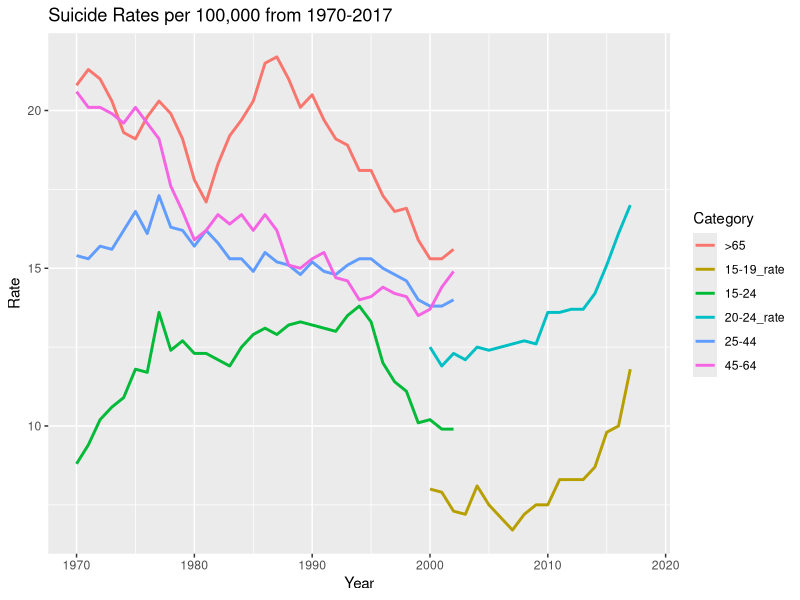
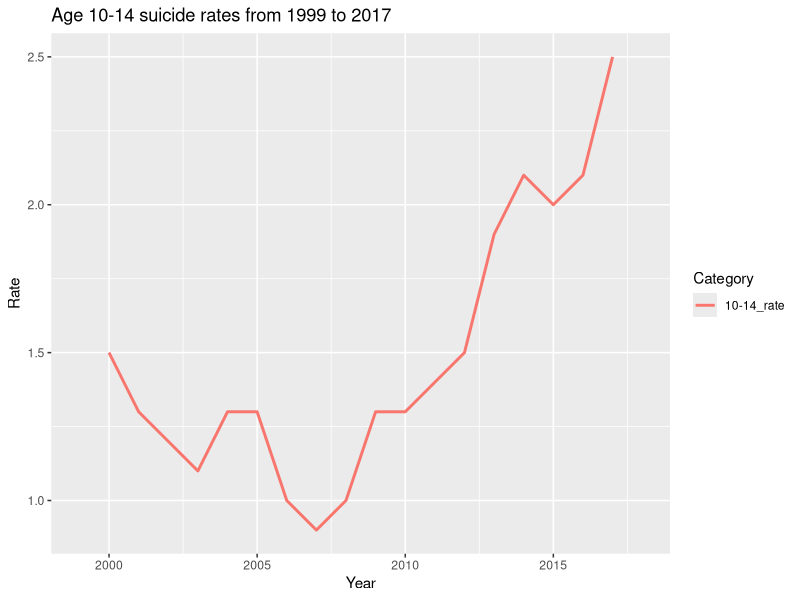
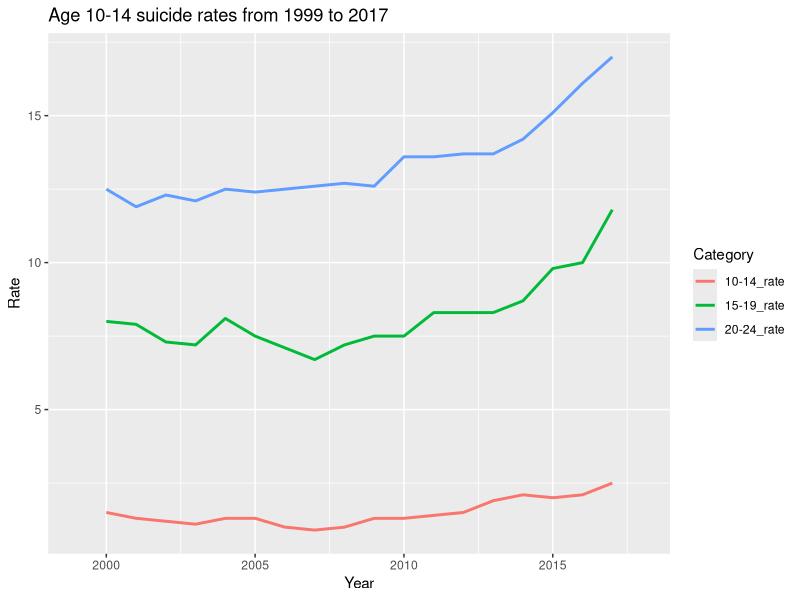
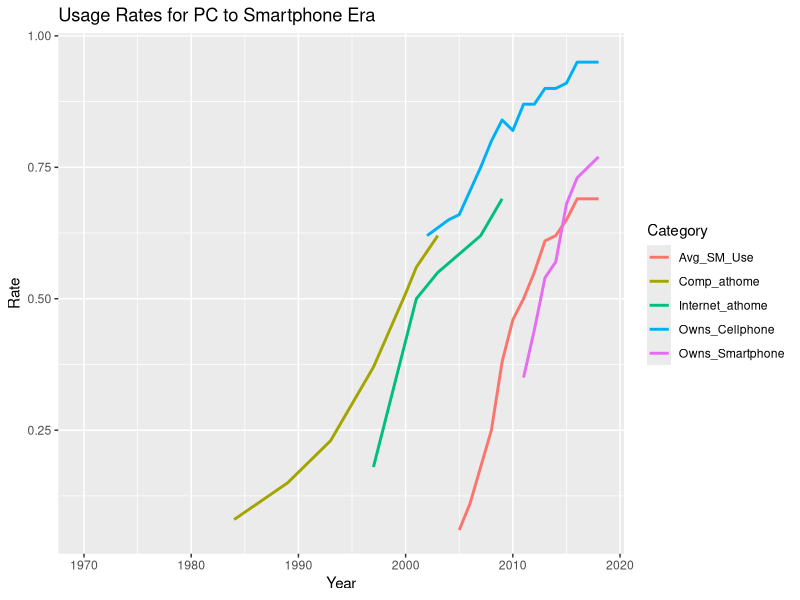
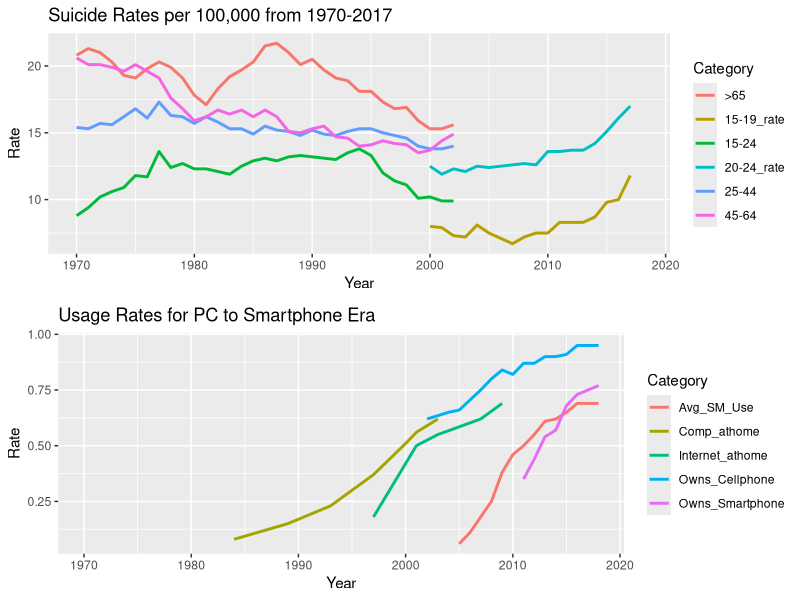
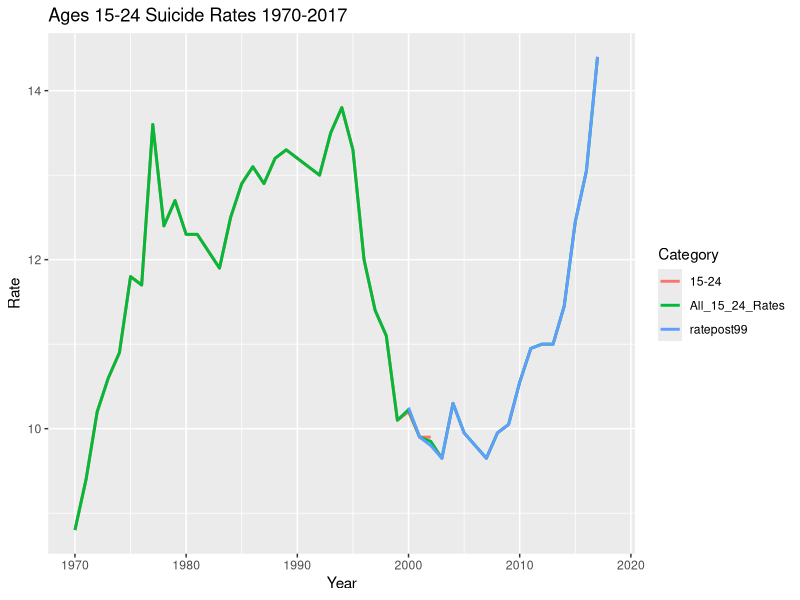
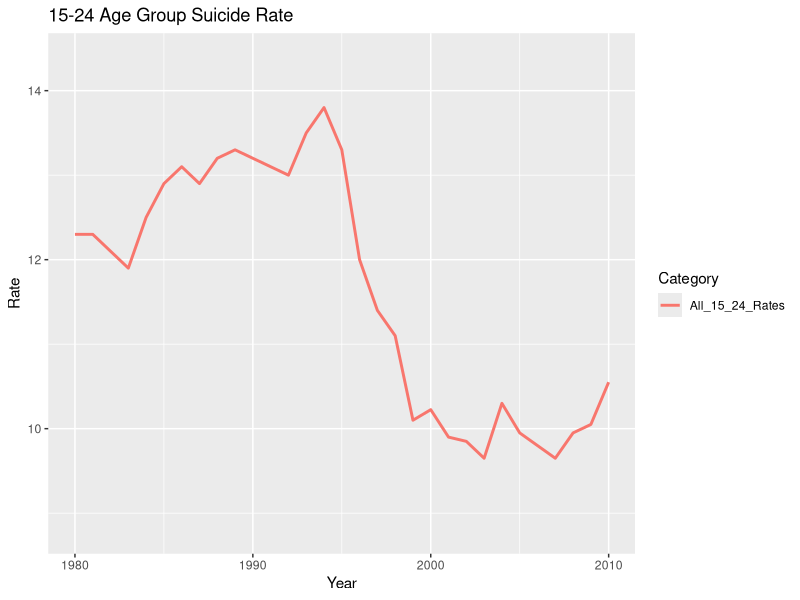
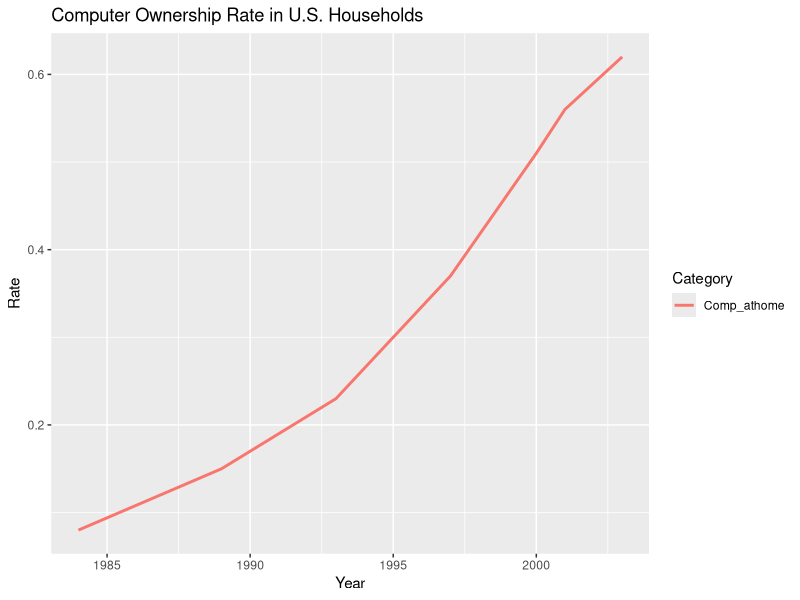

Recreate these plots in R, in order.
## ---- chunk 1
# installing the required packages

if(!require(readxl)) install.packages("readxl", repos = "http://cran.us.r-project.org")
if(!require(tidyverse)) install.packages("tidyverse", repos = "http://cran.us.r-project.org")
if(!require(caret)) install.packages("caret", repos = "http://cran.us.r-project.org")
if(!require(gridExtra)) install.packages("gridExtra", repos = "http://cran.us.r-project.org")

# importing the wide dataset and creating the tidy dataset
getwd()
wide <- read_excel("wide_1-7-20.xlsx", col_types = "numeric")
wide <- round(wide,2)
tidy <- gather(wide, "Category", "Rate", -1, na.rm = TRUE)
tidy$Category <- as.character(tidy$Category)
tidy$Rate <- as.numeric(tidy$Rate)
str(tidy)
str(wide)

# the tidy dataset

head(tidy, n = 10)
colnames(tidy)
dim(tidy)

# the wide dataset

head(wide, n = 10)
colnames(wide)
dim(wide)

## ---- chunk 2
# Plotting suicide rates to begin analysis

a_plot <- tidy %>% 
  filter(Category %in% c("15-19_rate", "20-24_rate", "15-24", "25-44", "45-64", ">65")) %>%
           ggplot(aes(x = Year, y = Rate, color = Category)) +
           geom_line(size = 1) + 
  ggtitle("Suicide Rates per 100,000 from 1970-2017") + 
  xlim(1970,2018)
a_plot
## ---- chunk 3

# plotting just the 10-14 rate

a_1plot <- tidy %>% 
  filter(Category %in% c("10-14_rate")) %>%
           ggplot(., aes(x = Year, y = Rate, color = Category)) +
           geom_line(size = 1) + 
  ggtitle("Age 10-14 suicide rates from 1999 to 2017") + 
  xlim(1999,2018)
a_1plot

# plotting the 10-14, 15-19, and 20-24 suicide rates post 1999

a_2plot <- tidy %>% 
  filter(Category %in% c("10-14_rate", "15-19_rate", "20-24_rate")) %>%
           ggplot(., aes(x = Year, y = Rate, color = Category)) +
           geom_line(size = 1) + 
  ggtitle("Age 10-14 suicide rates from 1999 to 2017") + 
  xlim(1999,2018)
a_2plot

## ---- chunk 4

# plotting usage rates for all electronic media types

b_plot <- tidy %>% 
  filter(Category %in% c("Owns_Cellphone", "Owns_Smartphone", "Avg_SM_Use", "Comp_athome", "Internet_athome")) %>%
           ggplot(aes(x = Year, y = Rate, color = Category)) +
           geom_line(size = 1) +
  ggtitle("Usage Rates for PC to Smartphone Era") +
  xlim(1970, 2018)
b_plot

## ---- chunk 5
# arranging plots for comparison

grid.arrange(a_plot,b_plot)

## ---- chunk 6
# combining the 2 15-24 vectors to one

ratepost99 <- (wide$`15-19_rate` + wide$`20-24_rate`)/2
wide <- cbind(wide, ratepost99)

a <- wide$`15-24`
a
b <- wide$`ratepost99`
b
c <- data.frame(a,b)
c[['d']] <- rowMeans(c,na.rm=TRUE)
c
c <- as.tibble(c[,3])
colnames(c) <- c("All_15_24_Rates")
wide <- cbind(wide, c)
dim(wide)
wide$All_15_24_Rates

# adding the new column to the tidy dataset

tidy <- gather(wide, "Category","Rate", -1, na.rm=TRUE)
colnames(wide)

# plotting the new column with the 2 original 15-24 columns

d_plot <- tidy %>% 
  filter(Category %in% c("15-24", "ratepost99", "All_15_24_Rates")) %>%
           ggplot(aes(x = Year, y = Rate, color = Category)) +
           geom_line(size = 1) +
  ggtitle("Ages 15-24 Suicide Rates 1970-2017") +
  xlim(1970, 2018)
d_plot

## ---- chunk 7
# calculating correlation for home computer ownership and 15-24 suicide rate

cor(wide$All_15_24_Rates,wide$Comp_athome, use = "pairwise.complete.obs")

# plotting just 15-24 S.R. 

e_plot <- tidy %>% 
  filter(Category %in% c("All_15_24_Rates")) %>%
           ggplot(aes(x = Year, y = Rate, color = Category)) +
           geom_line(size = 1) + 
  ggtitle("15-24 Age Group Suicide Rate") + 
  xlim(1980,2010)
e_plot

# plotting just computer ownership

f_plot <- tidy %>% 
  filter(Category %in% c("Comp_athome")) %>%
           ggplot(aes(x = Year, y = Rate, color = Category)) +
           geom_line(size = 1) + 
  ggtitle("Computer Ownership Rate in U.S. Households")
f_plot

# arranging plots for comparison

grid.arrange(e_plot, f_plot)

# computing linear regression statistics for these variables

fit1 <- wide %>% lm(All_15_24_Rates ~ Comp_athome, data = .)
summary(fit1)

## ---- chunk 8
# calculating correlation for household internet access rate and 15-24 suicide rate

cor(wide$All_15_24_Rates,wide$Internet_athome, use = "pairwise.complete.obs")

# plotting just 15-24 S.R. 

g_plot <- tidy %>% 
  filter(Category %in% c("All_15_24_Rates")) %>%
           ggplot(aes(x = Year, y = Rate, color = Category)) +
           geom_line(size = 1) + 
  ggtitle("15-24 Age Group Suicide Rate") + 
  xlim(1995,2010)
g_plot

# plotting just household internet access rate

h_plot <- tidy %>% 
  filter(Category %in% c("Internet_athome")) %>%
           ggplot(aes(x = Year, y = Rate, color = Category)) +
           geom_line(size = 1) + 
  ggtitle("Internet Access Rate in U.S. Households") +
  xlim(1995,2010)
h_plot

# arranging plots for comparison

grid.arrange(g_plot, h_plot)

# computing linear regression statistics for these variables

fit2 <- wide %>% lm(All_15_24_Rates ~ Internet_athome, data = .)
summary(fit2)

## ---- chunk 9
# calculating correlation for cell phone ownership and 15-24 suicide rate

cor(wide$`All_15_24_Rates`,wide$Owns_Cellphone, use = "pairwise.complete.obs")

# plotting just 15-24 S.R. 

i_plot <- tidy %>% 
  filter(Category %in% c("All_15_24_Rates")) %>%
           ggplot(aes(x = Year, y = Rate, color = Category)) +
           geom_line(size = 1) + 
  ggtitle("15-24 Age Group Suicide Rate") + 
  xlim(2000,2020)
i_plot

# plotting just adult average cell phone ownership

j_plot <- tidy %>% 
  filter(Category %in% c("Owns_Cellphone")) %>%
           ggplot(aes(x = Year, y = Rate, color = Category)) +
           geom_line(size = 1) + 
  ggtitle("Average U.S. Cell Phone Ownership") +
  xlim(2000,2020)
j_plot

# arranging plots for comparison

grid.arrange(i_plot, j_plot)

# computing linear regression statistics for these variables

fit3 <- wide %>% lm(All_15_24_Rates ~ Owns_Cellphone, data = .)
summary(fit3)
## ---- chunk 10
# calculating correlation for smart phone ownership and 15-24 suicide rate

cor(wide$All_15_24_Rates,wide$Owns_Smartphone, use = "pairwise.complete.obs")

# plotting just 15-24 S.R. 

k_plot <- tidy %>% 
  filter(Category %in% c("All_15_24_Rates")) %>%
           ggplot(aes(x = Year, y = Rate, color = Category)) +
           geom_line(size = 1) + 
  ggtitle("15-24 Age Group Suicide Rate") + 
  xlim(2010,2017)
k_plot

# plotting just adult average smart phone ownership

l_plot <- tidy %>% 
  filter(Category %in% c("Owns_Smartphone")) %>%
           ggplot(aes(x = Year, y = Rate, color = Category)) +
           geom_line(size = 1) + 
  ggtitle("Average U.S. Smart Phone Ownership") +
  xlim(2010,2017)
l_plot

# arranging plots for comparison

grid.arrange(k_plot, l_plot)

# computing linear regression statistics for these variables

fit4 <- wide %>% lm(`All_15_24_Rates` ~ Owns_Smartphone, data = .)
summary(fit4)
## ---- chunk 11
# calculating correlation for social media use and 15-24 suicide rate

cor(wide$All_15_24_Rates,wide$Avg_SM_Use, use = "pairwise.complete.obs")

# plotting just 15-24 S.R. 

m_plot <- tidy %>% 
  filter(Category %in% c("All_15_24_Rates")) %>%
           ggplot(aes(x = Year, y = Rate, color = Category)) +
           geom_line(size = 1) + 
  ggtitle("15-24 Age Group Suicide Rate") + 
  xlim(2005,2020)
m_plot

# plotting just social media use

n_plot <- tidy %>% 
  filter(Category %in% c("Avg_SM_Use")) %>%
           ggplot(aes(x = Year, y = Rate, color = Category)) +
           geom_line(size = 1) + 
  ggtitle("Average Use of >= 1 Social Media Site") +
  xlim(2005,2020)
n_plot

# arranging plots for comparison

grid.arrange(m_plot, n_plot)

# computing linear regression statistics for these variables

fit5 <- wide %>% lm(All_15_24_Rates ~ Avg_SM_Use, data = .)
summary(fit5)
## ---- chunk 12
# calculating correlation for economic variation and 15-24 suicide rate

wide2 <- wide %>% filter(Year >= 1985)
cor(wide2$All_15_24_Rates,wide2$Markets, use = "pairwise.complete.obs")

# plotting just 15-24 S.R. 

tidy2 <- gather(wide2, Category, Rate, -1, na.rm = TRUE)

q_plot <- tidy2 %>% 
  filter(Category %in% c("All_15_24_Rates")) %>%
           ggplot(aes(x = Year, y = Rate, color = Category)) +
           geom_line(size = 1) + 
  ggtitle("15-24 Age Group Suicide Rate") + 
  xlim(1985,2020)
q_plot

# plotting just market variation

r_plot <- tidy2 %>% 
  filter(Category %in% c("Markets")) %>%
           ggplot(aes(x = Year, y = Rate, color = Category)) +
           geom_line(size = 1) + 
  ggtitle("Average Annual Market Close") +
  xlim(1985,2020)
r_plot

# arranging plots for comparison

grid.arrange(q_plot, r_plot)

# computing linear regression statistics for these variables

fit6 <- wide2 %>% lm(All_15_24_Rates ~ Markets, data = .)
summary(fit6)
## ---- chunk 13

# running linear regression analysis for the two predictor variables

fit1 <- wide2 %>% filter(Year >= 2005) %>% lm(All_15_24_Rates ~ Owns_Cellphone + Markets, data = .)
summary(fit1)

## ---- chunk 14

# Create data frame with just the columns needed

data_glm <- wide[,c(1,12,16)] %>% drop_na()

dim(data_glm)
## ---- chunk 15
# Create data partitions with 75% of data as train set and 25% of data as test set

set.seed(1)
test_index <- createDataPartition(data_glm$Year, times = 1, p = .75, list = FALSE)
train_set <- data_glm[test_index,]
test_set <- data_glm[-test_index,]
train_set
test_set

# run GLM machine learning algorithm

glm_fit <- train_set %>%
  glm(All_15_24_Rates ~ Markets, data = ., family = "gaussian")
glm_fit
y_hat <- predict(glm_fit, newdata = test_set, type = "response")
y_hat
## ---- chunk 16
# round y hat to nearest integer

y_hat <- round(y_hat, 0)
y_hat

# round the test set to the nearest integer

actual_rates <- round(test_set$All_15_24_Rates, 0)
actual_rates

# calculate the number predicted accurately by the GLM model

mean(y_hat == actual_rates)

